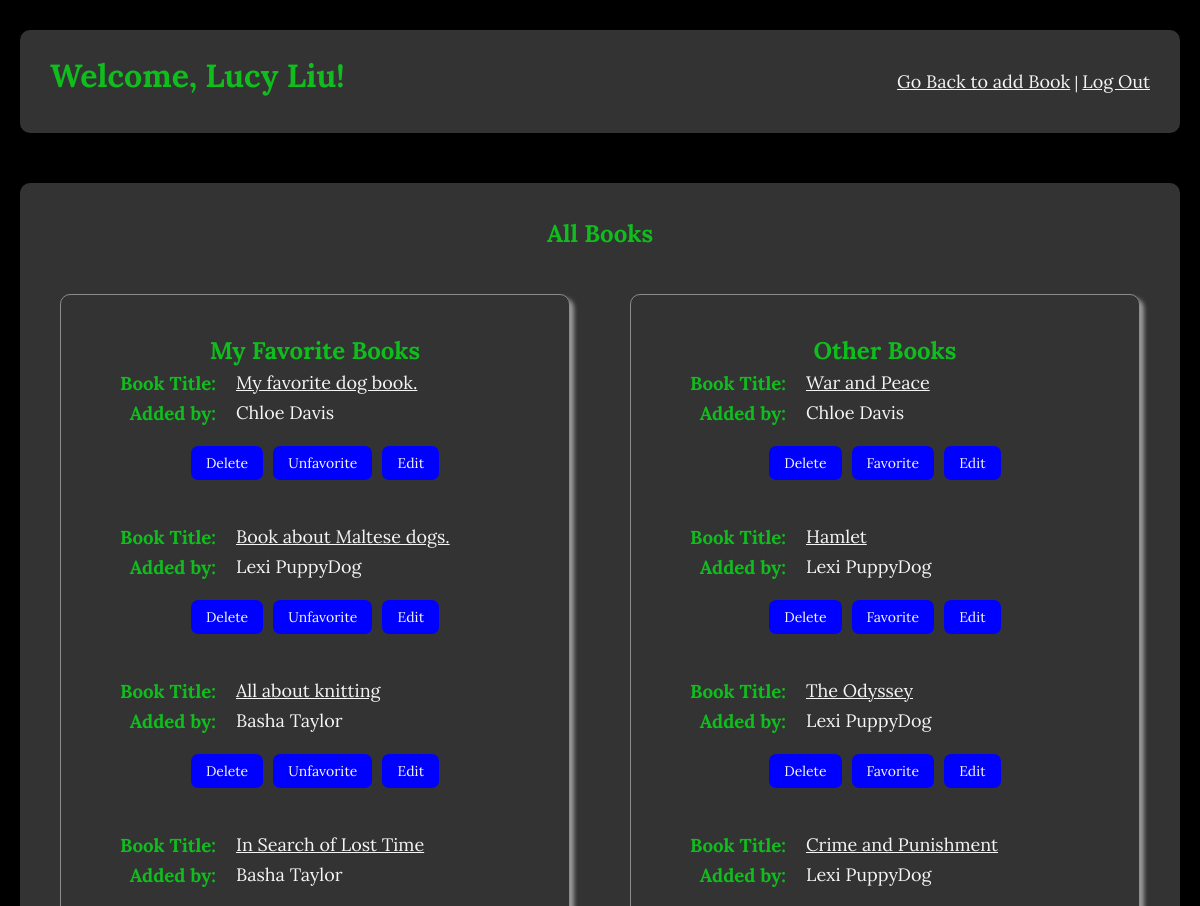
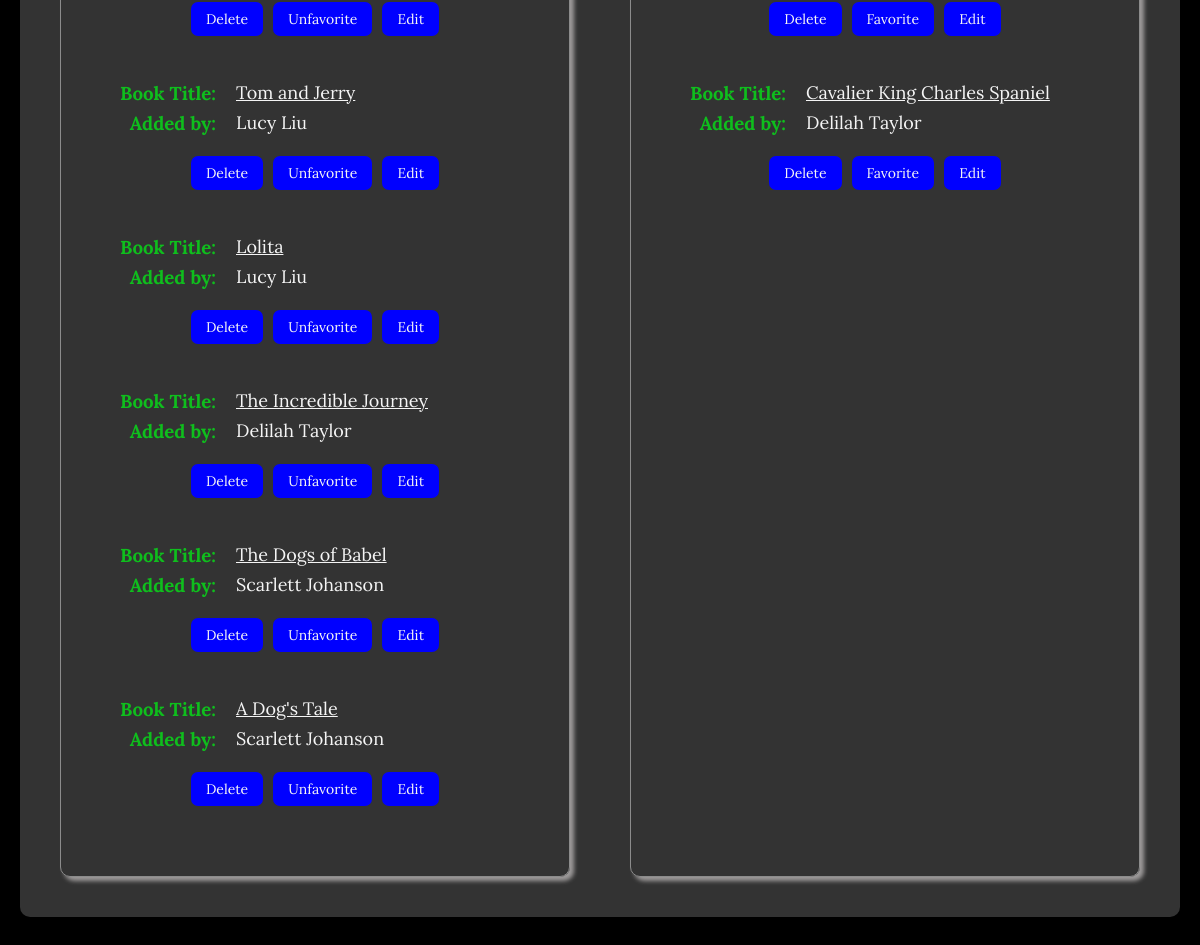
Page /books (signed in) on the committed database (2 pictures, top to bottom).
### favorite_books_app/models.py (models this page shows)
class User(models.Model):
    first_name=models.CharField(max_length=45)
    last_name=models.CharField(max_length=45)
    email=models.CharField(max_length=255)
    password=models.CharField(max_length=255)
    created_at=models.DateTimeField(auto_now_add=True)
    updated_at=models.DateTimeField(auto_now=True)
    objects=UserManager()

class Book(models.Model):
    title = models.CharField(max_length = 255)
    description = models.CharField(max_length = 255)
    uploaded_by = models.ForeignKey(User, related_name="books_uploaded", on_delete=models.CASCADE)
    users_who_like = models.ManyToManyField(User, related_name = "liked_books")
    created_at = models.DateTimeField(auto_now_add=True)
    updated_at = models.DateTimeField(auto_now=True)
    objects = BookManager()

### favorite_books_app/views.py (the view)
# urls.py: path('books', views.list_books, name='list_books'),  # Main book list view
def list_books(request):
    if 'userid' not in request.session:
        return redirect('/')  # Redirect to login page if user is not logged in
    current_user = User.objects.get(id=request.session['userid'])
    all_books = Book.objects.all()
    my_favorite_books = [book for book in all_books if current_user in book.users_who_like.all()]
    other_books = [book for book in all_books if current_user not in book.users_who_like.all()]
    context = {
        'user': current_user,
        'my_favorite_books': my_favorite_books,
        'other_books': other_books,
    }
    return render(request, 'books.html', context)

### favorite_books_app/templates/books.html (shortened to what this page needs)
<!DOCTYPE html>
<html lang="en">
<head>
    {% load static %}
    <link rel="stylesheet" href="{% static 'css/books.css' %}">
</head>
<body>
    <div class="container">
        <div class="header">
            <h1>Welcome, {{ user.first_name }} {{ user.last_name }}!</h1><br>
            <div class="links">
                <a href="{% url 'index' %}">Go Back to add Book</a> | <a href="{% url 'logout' %}">Log Out</a>
            </div>
        </div>
        <div class="main">
            <h2>All Books</h2>
            <div class="books-container">
                <div class="my_favorite_books">
                    <h2>My Favorite Books</h2>
                    {% if my_favorite_books %}
                    {% for book in my_favorite_books %}
                    <div class="list">
                        <div class="content">
                            <div>
                                <h3>Book Title: </h3>
                                <a href="{% url 'show_book' book.id %}">{{ book.title }}</a>
                            </div>
                            <div>
                                <h3>Added by: </h3>
                                <p>{{ book.uploaded_by.first_name }} {{ book.uploaded_by.last_name }}</p>
                            </div>
                        </div>
                        <div class="button-wrapper">
                            <div class="button-group">
                                <form action="{% url 'delete_book' book.id %}" method="POST" style="display:inline;">
                                    <button class="btn" type="submit"
                                        onclick="return confirm('Are you sure you want to delete this book?');">Delete</button>
                                </form>
                                <form action="{% url 'unfavorite_book' book.id %}" method="POST"
                                    style="display:inline;">
                                    <button class="btn" type="submit">Unfavorite</button>
                                </form>
                                <a href="{% url 'edit_book' book.id %}" class="btn">Edit</a>
                            </div>
                        </div>
                    </div>
                    {% endfor %}
                    {% else %}
                    <p>You have no favorite books yet.</p>
                    {% endif %}
                </div>
                <div class="other_books">
                    <h2>Other Books</h2>
                    {% if other_books %}
                    {% for book in other_books %}
                    <div class="list">
                        <div class="content">
                            <div>
                                <h3>Book Title: </h3>
                                <a href="{% url 'show_book' book.id %}">{{ book.title }}</a>
                            </div>
                            <div>
                                <h3>Added by: </h3>
                                <p>{{ book.uploaded_by.first_name }} {{ book.uploaded_by.last_name }}</p>
                            </div>
                        </div>
                        <div class="button-wrapper">
                            <div class="button-group">
                                <form action="{% url 'delete_book' book.id %}" method="POST" style="display:inline;">
                                    <button class="btn" type="submit"
                                        onclick="return confirm('Are you sure you want to delete this book?');">Delete</button>
                                </form>
                                {% if user in book.users_who_like.all %}
                                <form action="{% url 'unfavorite_book' book.id %}" method="POST"
                                    style="display:inline;">
                                    {% csrf_token %}
                                    <button class="btn" type="submit">Unfavorite</button>
                                </form>
                                {% else %}
                                <form action="{% url 'favorite_book' book.id %}" method="POST" style="display:inline;">
                                    <button class="btn" type="submit">Favorite</button>
                                </form>
                                {% endif %}
                                <a href="{% url 'edit_book' book.id %}" class="btn">Edit</a>
                            </div>
                        </div>
                    </div>
                    {% endfor %}
                    {% else %}
                    <p>No other books available.</p>
                    {% endif %}
                </div>
            </div>
        </div>
    </div>
</body>
</html>

### favorite_books_app/static/css/books.css (style rules this page uses)
* { margin: 0; padding: 0; box-sizing: border-box; font-family: Lora, serif; }
.container { display: flex; flex-direction: column; align-items: center; background-color: black; min-height: 100vh; padding: 20px; }
.header { display: flex; justify-content: space-between; margin: 10px; width: 100%; background-color:#333; color: white; padding: 10px 30px 10px 30px; border-radius: 10px; }
.links, a { color: whitesmoke; margin: 30px 0 30px 0; }
h1 { color: rgb(15, 190, 29) }
.main { display: flex; justify-content: space-between; gap: 20px; flex-direction: column; color: whitesmoke; margin: 40px; background-color: #333; padding: 20px; border-radius: 10px; width: 100%; }
.books-container { display: flex; gap: 20px; justify-content: space-between; }
.my_favorite_books, .other_books { flex: 1; border: 1px solid #8c8c8c; padding: 25px; margin: 20px; box-shadow: 4px 4px 4px rgba(238, 232, 232, 0.57); border-radius: 10px; }
.list { margin-bottom: 10px; }
h1, h2 { color: rgb(15, 190, 29); margin: 15px 0 5px 0; }
h2 { text-align: center; }
.content { color: whitesmoke; display: flex; flex-direction: column; margin-bottom: 7px; }
.content > div { display: flex; align-items: flex-start; margin-bottom: 6px; }
h3 { color: rgb(15, 190, 29); margin: 0; min-width: 150px; text-align: right; padding-right: 20px; }
p, a { margin: 0; flex: 1; font-size: large; color: whitesmoke; }
.button-group { display: flex; gap: 10px; }
.button-wrapper { display: flex; justify-content: center; gap: 10px; margin: 15px 0 45px 0; width: 100%; }
.btn { background-color: blue; color: whitesmoke; padding: 8px 15px; border: none; border-radius: 7px; cursor: pointer; font-size: 14px; transition: background-color 0.3s; max-width: 150px; text-align: center; text-decoration: none; }
.links a { color: whitesmoke; margin: 30px 0 30px 0; }

### rows in the picture
User: first_name "Lucy", last_name "Liu"
Book: title "My favorite dog book.", uploaded_by.first_name "Chloe", uploaded_by.last_name "Davis"
Book: title "Book about Maltese dogs.", uploaded_by.first_name "Lexi", uploaded_by.last_name "PuppyDog"
Book: title "All about knitting", uploaded_by.first_name "Basha", uploaded_by.last_name "Taylor"
Book: title "In Search of Lost Time", uploaded_by.first_name "Basha", uploaded_by.last_name "Taylor"
Book: title "Tom and Jerry", uploaded_by.first_name "Lucy", uploaded_by.last_name "Liu"
Book: title "Lolita", uploaded_by.first_name "Lucy", uploaded_by.last_name "Liu"
Book: title "The Incredible Journey", uploaded_by.first_name "Delilah", uploaded_by.last_name "Taylor"
Book: title "The Dogs of Babel", uploaded_by.first_name "Scarlett", uploaded_by.last_name "Johanson"
Book: title "A Dog's Tale", uploaded_by.first_name "Scarlett", uploaded_by.last_name "Johanson"
Book: title "War and Peace", uploaded_by.first_name "Chloe", uploaded_by.last_name "Davis", shows "Favorite"
Book: title "Hamlet", uploaded_by.first_name "Lexi", uploaded_by.last_name "PuppyDog", shows "Favorite"
Book: title "The Odyssey", uploaded_by.first_name "Lexi", uploaded_by.last_name "PuppyDog", shows "Favorite"
Book: title "Crime and Punishment", uploaded_by.first_name "Lexi", uploaded_by.last_name "PuppyDog", shows "Favorite"
Book: title "Cavalier King Charles Spaniel", uploaded_by.first_name "Delilah", uploaded_by.last_name "Taylor", shows "Favorite"
